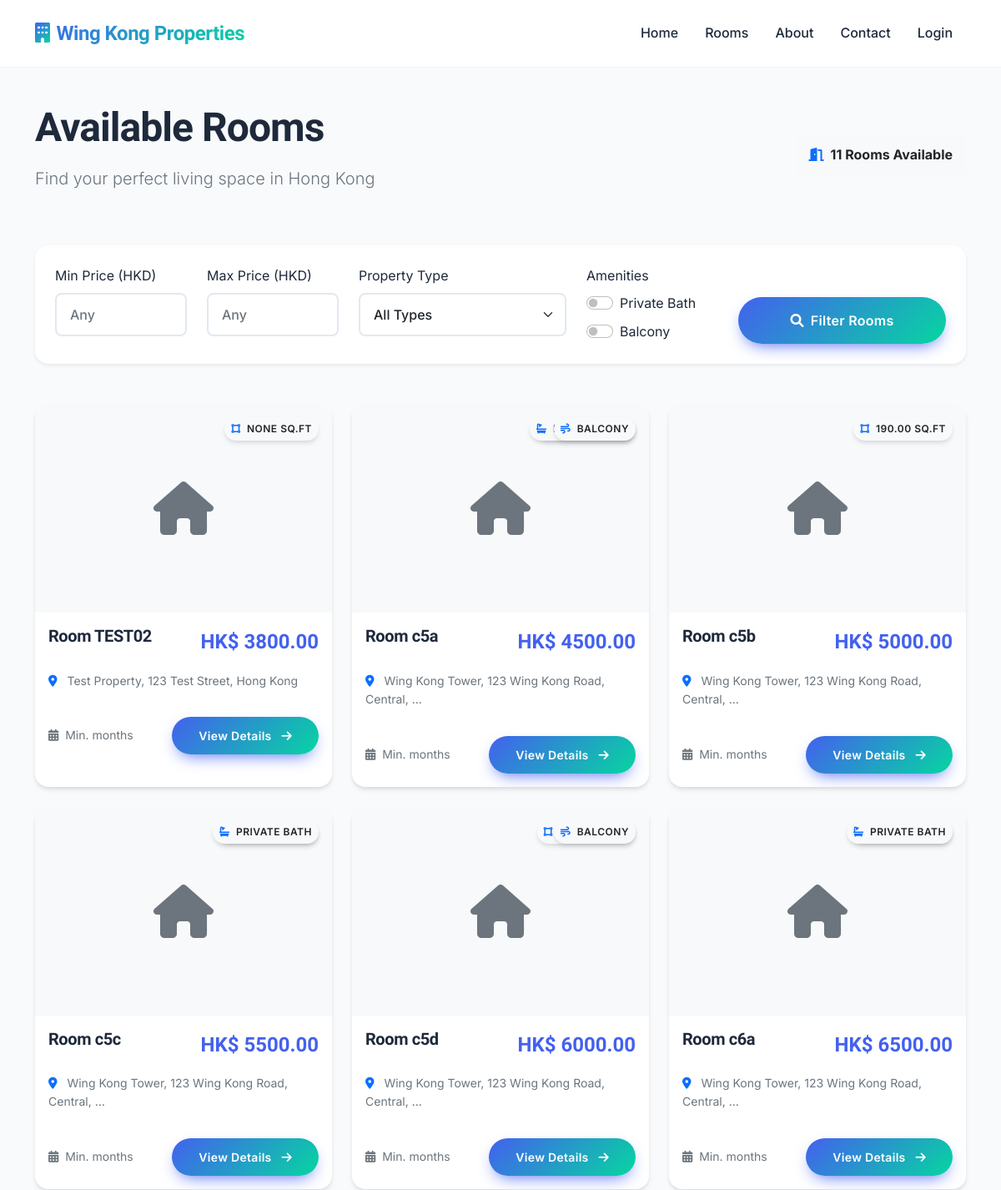
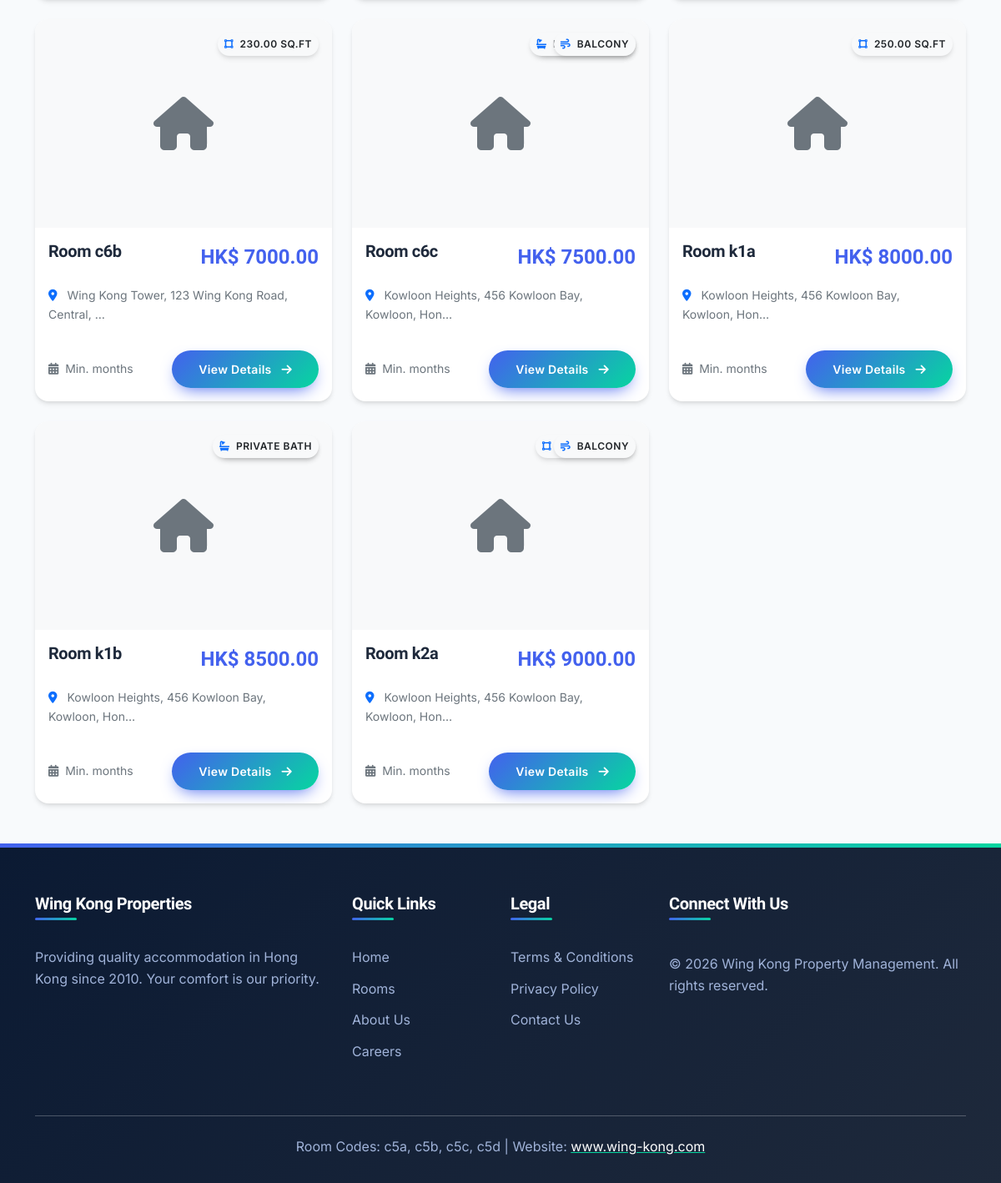
Page /rooms/ on the earlier database version (2 pictures, top to bottom).
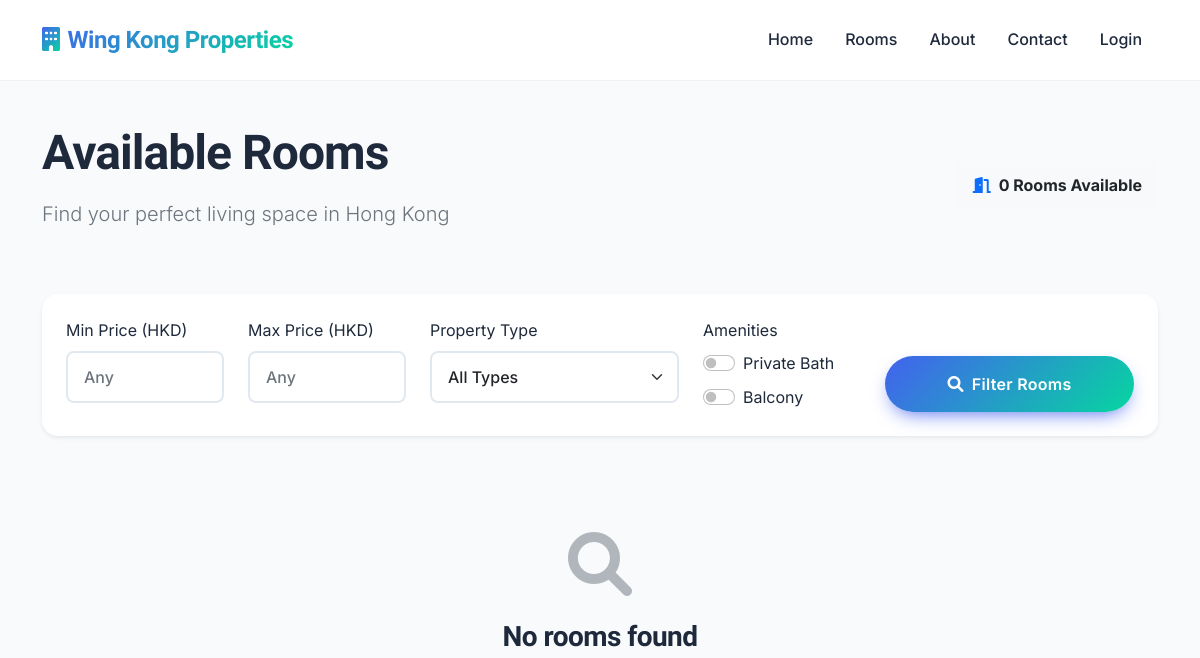
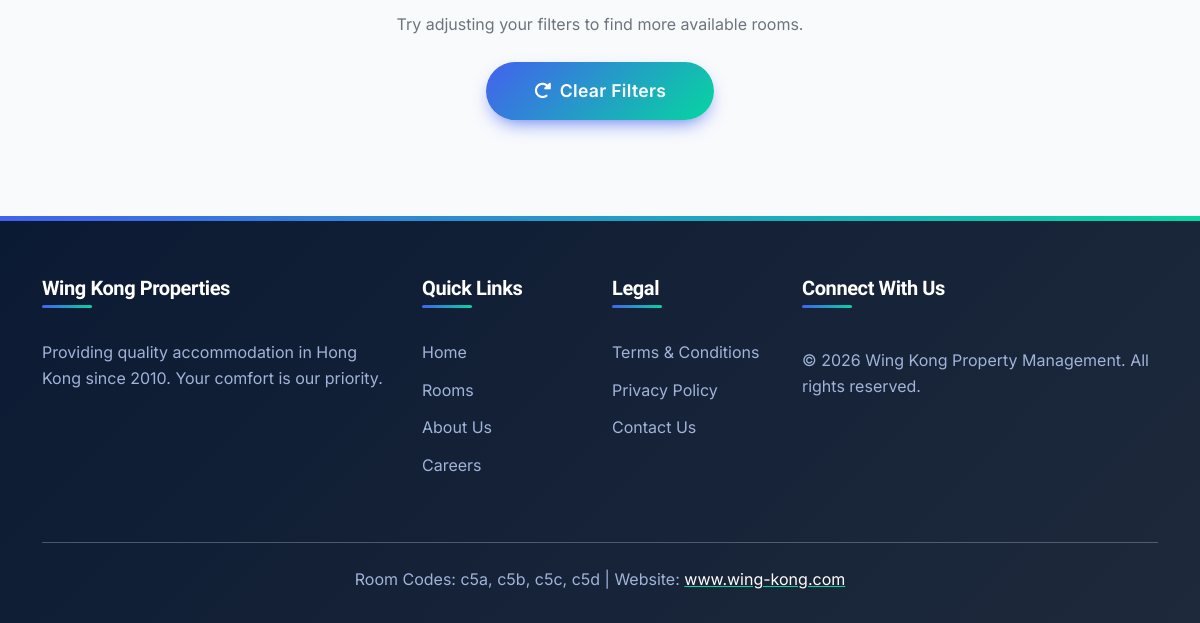
Same page on the later database version (2 pictures, top to bottom).
### properties/models.py (models this page shows, shortened)
class Room(models.Model):
    ROOM_STATUS = [
        ('available', 'Available'),  # Ready for booking
        ('reserved', 'Reserved'),  # Booking confirmed, deposit paid
        ('occupied', 'Occupied'),  # Tenant actively living there
        ('maintenance', 'Under Maintenance'),  # Being repaired/cleaned
        ('temporary', 'Temporary Stay'),  # Short-term temporary occupancy
        ('cleaning', 'Being Cleaned'),  # Between tenants, being cleaned
    ]
    property = models.ForeignKey(Property, on_delete=models.CASCADE, related_name='rooms')
    room_code = models.CharField(max_length=10, unique=True)  # c5a, c5b, etc.
    room_number = models.CharField(max_length=20)
    description = models.TextField(blank=True)
    monthly_rent = models.DecimalField(max_digits=10, decimal_places=2, validators=[MinValueValidator(Decimal('0.01'))])
    deposit_amount = models.DecimalField(max_digits=10, decimal_places=2, default=2500.00)
    status = models.CharField(max_length=20, choices=ROOM_STATUS, default='available')
    post_ad_price = models.DecimalField(
        max_digits=10, decimal_places=2,
        null=True, blank=True,
        help_text="Price advertised to public (for rent increase detection)"
    )
    size_sqft = models.DecimalField(max_digits=8, decimal_places=2, null=True, blank=True)
    has_private_bathroom = models.BooleanField(default=False)
    has_balcony = models.BooleanField(default=False)
    created_at = models.DateTimeField(auto_now_add=True)
    updated_at = models.DateTimeField(auto_now=True)
    class Meta:
        ordering = ['room_code']

class Property(models.Model):
    PROPERTY_TYPES = [
        ('apartment', 'Apartment'),
        ('building', 'Building'),
    ]
    name = models.CharField(max_length=200)
    address = models.TextField()
    address_chinese = models.TextField(null=True, blank=True)
    property_type = models.CharField(max_length=20, choices=PROPERTY_TYPES)
    total_rooms = models.IntegerField()
    created_at = models.DateTimeField(auto_now_add=True)
    updated_at = models.DateTimeField(auto_now=True)

### website/views.py (the view)
# urls.py: path('rooms/', RoomListView.as_view(), name='room_list'),
class RoomListView(ListView):
    model = Room
    template_name = 'website/room_list.html'
    context_object_name = 'rooms'
    paginate_by = 12
    def get_queryset(self):
        queryset = Room.objects.filter(
            status='available'  # Only available rooms
        ).select_related('property').prefetch_related('room_photos', 'room_videos')
        min_price = self.request.GET.get('min_price')
        max_price = self.request.GET.get('max_price')
        property_type = self.request.GET.get('property_type')
        has_private_bathroom = self.request.GET.get('private_bathroom')
        has_balcony = self.request.GET.get('balcony')
        if min_price:
            queryset = queryset.filter(monthly_rent__gte=min_price)
        if max_price:
            queryset = queryset.filter(monthly_rent__lte=max_price)
        if property_type:
            queryset = queryset.filter(property__property_type=property_type)
        if has_private_bathroom:
            queryset = queryset.filter(has_private_bathroom=True)
        if has_balcony:
            queryset = queryset.filter(has_balcony=True)
        return queryset
    def get_context_data(self, **kwargs):
        context = super().get_context_data(**kwargs)
        config = WebsiteConfig.objects.first()
        property_types = Property.objects.values_list('property_type', flat=True).distinct()
        context.update({
            'config': config,
            'property_types': property_types,
            'filter_params': self.request.GET,
        })
        return context

### website/templates/website/room_list.html (shortened to what the changed rows need)
{% extends "website/base.html" %}
{% block content %}
<div class="container my-5">
    <div class="row mb-5">
        <div class="col-lg-8">
            <h1 class="display-5 fw-bold mb-3">Available Rooms</h1>
        </div>
        <div class="col-lg-4 d-flex align-items-center justify-content-lg-end">
            <span class="badge bg-light text-dark p-3 fs-6">
                <i class="fas fa-door-open me-2 text-primary"></i>{{ paginator.count }} Rooms Available
            </span>
        </div>
    </div>
    <div class="row g-4">
        {% for room in rooms %}
        <div class="col-md-6 col-lg-4">
            <div class="card room-card h-100">
                {% if room.room_photos.first %}
                <div class="position-relative overflow-hidden">
                    <img src="{{ room.room_photos.first.image.url }}" class="card-img-top" alt="Room {{ room.room_code }}">
                    <span class="position-absolute top-0 end-0 m-3 badge {% if room.status == 'available' %}badge-available{% else %}badge-occupied{% endif %}">
                        {{ room.get_status_display }}
                    </span>
                </div>
                {% else %}
                <div class="bg-light d-flex align-items-center justify-content-center" style="height: 250px;">
                    <i class="fas fa-home fa-4x text-muted"></i>
                </div>
                {% endif %}
                <div class="card-body">
                    <div class="d-flex justify-content-between align-items-start mb-3">
                        <h5 class="card-title fw-bold mb-0">Room {{ room.room_code }}</h5>
                        <span class="room-price">HK$ {{ room.monthly_rent }}</span>
                    </div>
                    <p class="text-muted small mb-3">
                        <i class="fas fa-map-marker-alt me-2 text-primary"></i> {{ room.property.name }}, {{ room.property.address|truncatechars:30 }}
                    </p>
                    <div class="d-flex flex-wrap gap-2 mb-3">
                        <span class="badge bg-light text-dark p-2">
                            <i class="fas fa-vector-square me-1 text-primary"></i> {{ room.size_sqft }} sq.ft
                        </span>
                        {% if room.has_private_bathroom %}
                        <span class="badge bg-light text-dark p-2">
                            <i class="fas fa-bath me-1 text-primary"></i> Private Bath
                        </span>
                        {% endif %}
                        {% if room.has_balcony %}
                        <span class="badge bg-light text-dark p-2">
                            <i class="fas fa-wind me-1 text-primary"></i> Balcony
                        </span>
                        {% endif %}
                    </div>
                    <div class="d-flex justify-content-between align-items-center">
                        <small class="text-muted">
                            <i class="fas fa-calendar-alt me-1"></i> Min. {{ room.property.minimum_lease_months }} months
                        </small>
                        <a href="{% url 'website:room_detail' room.room_code %}" class="btn btn-primary btn-sm">
                            View Details <i class="fas fa-arrow-right ms-2"></i>
                        </a>
                    </div>
                </div>
            </div>
        </div>
        {% empty %}
        <div class="col-12">
            <div class="text-center py-5">
                <div class="mb-4">
                    <i class="fas fa-search fa-4x text-muted opacity-50"></i>
                </div>
                <h3 class="fw-bold mb-3">No rooms found</h3>
                <p class="text-muted mb-4">Try adjusting your filters to find more available rooms.</p>
                <a href="{% url 'website:room_list' %}" class="btn btn-primary btn-lg px-5">
                    <i class="fas fa-redo-alt me-2"></i>Clear Filters
                </a>
            </div>
        </div>
        {% endfor %}
    </div>
</div>
{% endblock %}

Differences in the rows shown:
removed Room: room_code "TEST02", monthly_rent "3800.00", property.name "Test Property", property.address "123 Test Street, Hong Kong", size_sqft "NONE"
removed Room: room_code "c5a", monthly_rent "4500.00", property.name "Wing Kong Tower", property.address "123 Wing Kong Road, Central, …", has_private_bathroom True (drawn), has_balcony True (drawn)
removed Room: room_code "c5b", monthly_rent "5000.00", property.name "Wing Kong Tower", property.address "123 Wing Kong Road, Central, …", size_sqft "190.00"
removed Room: room_code "c5c", monthly_rent "5500.00", property.name "Wing Kong Tower", property.address "123 Wing Kong Road, Central, …", has_private_bathroom True (drawn)
removed Room: room_code "c5d", monthly_rent "6000.00", property.name "Wing Kong Tower", property.address "123 Wing Kong Road, Central, …", has_balcony True (drawn)
removed Room: room_code "c6a", monthly_rent "6500.00", property.name "Wing Kong Tower", property.address "123 Wing Kong Road, Central, …", has_private_bathroom True (drawn)
removed Room: room_code "c6b", monthly_rent "7000.00", property.name "Wing Kong Tower", property.address "123 Wing Kong Road, Central, …", size_sqft "230.00"
removed Room: room_code "c6c", monthly_rent "7500.00", property.name "Kowloon Heights", property.address "456 Kowloon Bay, Kowloon, Hon…", has_private_bathroom True (drawn), has_balcony True (drawn)
removed Room: room_code "k1a", monthly_rent "8000.00", property.name "Kowloon Heights", property.address "456 Kowloon Bay, Kowloon, Hon…", size_sqft "250.00"
removed Room: room_code "k1b", monthly_rent "8500.00", property.name "Kowloon Heights", property.address "456 Kowloon Bay, Kowloon, Hon…", has_private_bathroom True (drawn)
removed Room: room_code "k2a", monthly_rent "9000.00", property.name "Kowloon Heights", property.address "456 Kowloon Bay, Kowloon, Hon…", has_balcony True (drawn)
Other differences:
{{ paginator.count }}: "11" → "0"
text now shown: "No rooms found Try adjusting your filters to find more available rooms. Clear Filters"
